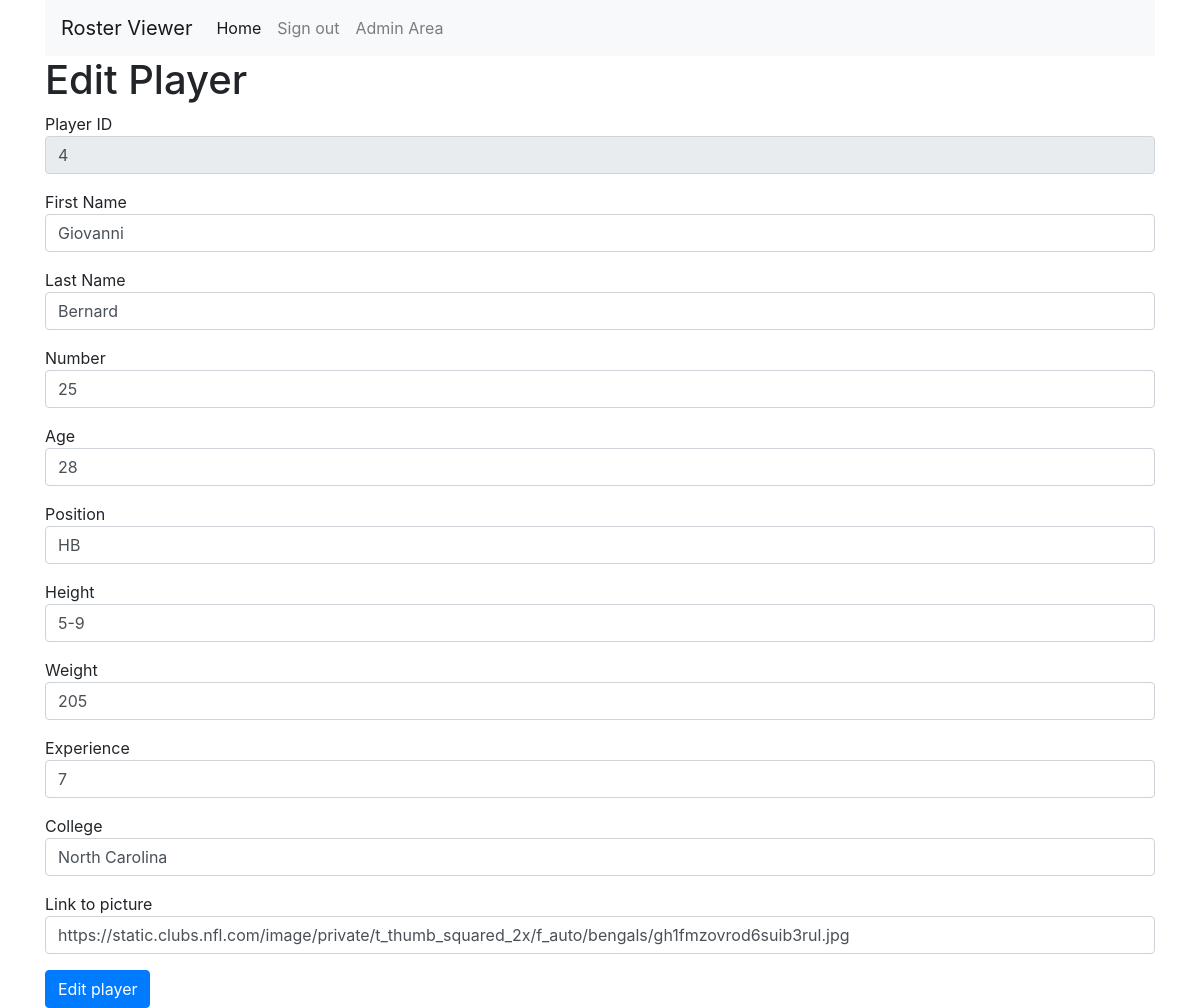
The page /edit.php?id=4 (signed in) on the database its author committed.
### tables this page shows
CREATE TABLE `player` (
  `playerID` int(10) UNSIGNED NOT NULL,
  `number` int(10) UNSIGNED NOT NULL,
  `teamID` int(10) UNSIGNED NOT NULL,
  `age` int(10) UNSIGNED NOT NULL,
  `experience` int(10) UNSIGNED NOT NULL,
  `college` varchar(30) NOT NULL,
  `height` varchar(5) NOT NULL,
  `weight` int(10) UNSIGNED NOT NULL,
  `position` varchar(4) NOT NULL,
  `first_name` varchar(20) NOT NULL,
  `last_name` varchar(20) NOT NULL,
  `picture` varchar(200) NOT NULL
);

### edit.php (the view, shortened to what this page needs)
<?php
require_once('template.php');
$pdo=DB::connect($settings);
$q = $pdo->prepare('SELECT * FROM player WHERE playerID = ? ');
$q->execute([$_GET['id']]);
$record=$q->fetch();
?>
<form action ="edit.php?id=<?= $_GET['id'] ?>" method="POST">
<div class="form-group">
Player ID
<input name ="playerID" value="<?= $record['playerID'] ?>" readonly class="form-control"/>
</div>
<div class="form-group">
First Name
<input name ="first_name" value="<?= $record['first_name'] ?>" required class="form-control"/>
</div>
<div class="form-group">
Last Name
<input name ="last_name" value="<?= $record['last_name'] ?>"required class="form-control"/>
</div>
<div class="form-group">
Number
<input name ="number" value="<?= $record['number'] ?>"required class="form-control"/>
</div>
<div class="form-group">
Age
<input name ="age" value="<?= $record['age'] ?>" required class="form-control"/>
</div>
<div class="form-group">
Position
<input name ="position" value="<?= $record['position'] ?>" required class="form-control"/>
</div>
<div class="form-group">
Height
<input name ="height" value="<?= $record['height'] ?>" required class="form-control"/>
</div>
<div class="form-group">
Weight
<input name ="weight" value="<?= $record['weight'] ?>" required class="form-control"/>
</div>
<div class="form-group">
Experience
<input name ="experience" value="<?= $record['experience'] ?>" required class="form-control"/>
</div>
<div class="form-group">
College
<input name ="college" value="<?= $record['college'] ?>"required class="form-control"/>
</div>
<div class="form-group">
Link to picture
<input name ="picture" value="<?= $record['picture'] ?>"required class="form-control"/>
</div>
<button type ="submit" class= "btn btn-primary">Edit player</button>
</form>

### rows shown on the page
player: playerID "4", first_name "Giovanni", last_name "Bernard", number "25", age "28", position "HB", height "5-9", weight "205", experience "7", college "North Carolina", picture "https://static.clubs.nfl.com/image/private/t_thumb_squared_2x/f_auto/bengals/gh1fmzovrod6suib3rul.jpg"

### other values the page prints
$title "Edit Player"
